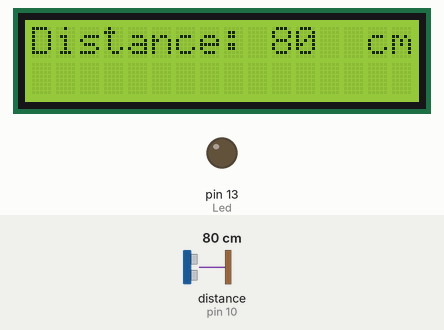
Simulated run of this sketch. Board: Arduino Uno, built with avr-gcc and run on an emulated ATmega328P. On the bench: 16×2 character LCD, output pins drawn as LEDs (lit = HIGH). Wiring (inferred from the names in the program): ultrasonic range finder: trigger pin 9; echo pin 10. The test bench sets the inputs (shaded band); at power-on: distance to the obstacle (sensor on pin 10) 80 cm. The echo pulse lasts 58.3 µs per cm; pins used as bus, display or sensor lines are not drawn; what the sketch prints to the serial monitor is not drawn.

Above: at 1.2 s.
1.3 s: distance to the obstacle (sensor on pin 10) set to 2 cm
At 2.7 s:
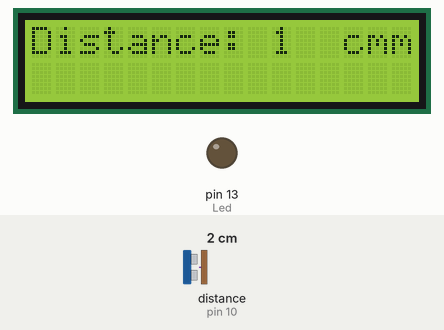
3.2 s: distance to the obstacle (sensor on pin 10) set to 35 cm
At 4.6 s:
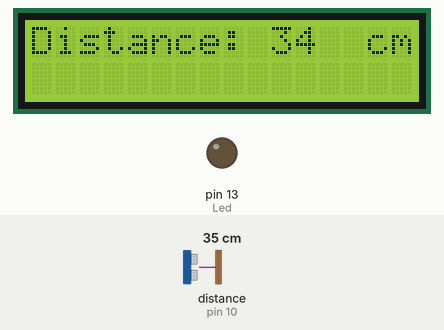
4.9 s: distance to the obstacle (sensor on pin 10) set to 4 cm
At 5.8 s:
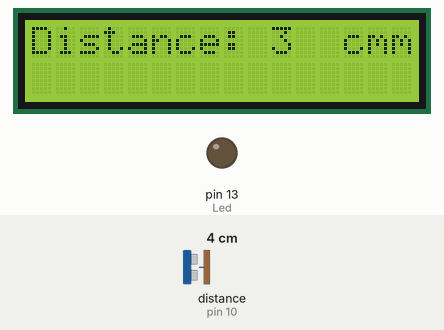
6.5 s: distance to the obstacle (sensor on pin 10) set to 9 cm
At 7.0 s:
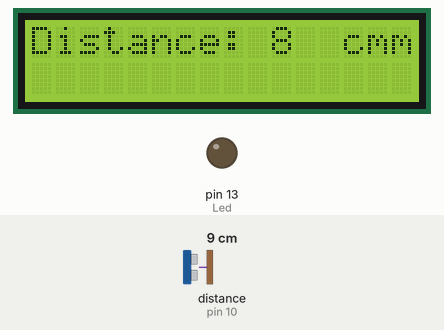
Timing chart, 0 to 9.1 s (numbered marks = the images above; inputs shaded):
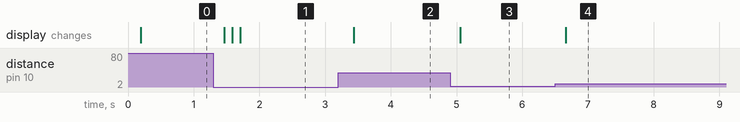

Measured:
- after the input at 1.3 s, the display: changes after 0.16 s (image 1)
- after the input at 3.2 s, the display: changes after 0.23 s (image 2)
- after the input at 4.9 s, the display: changes after 0.16 s (image 3)
- after the input at 6.5 s, the display: changes after 0.16 s (image 4)

The sketch:

ultra_sonic_with_LCD.ino
```cpp
#include <LiquidCrystal.h>;

LiquidCrystal lcd(1,2,4,5,6,7);

const int trigPin=9;
const int echoPin=10;

int Led= 13;

long duration;
int distance;


void setup() {
  lcd.begin (16,2);
  pinMode (Led, OUTPUT);
  pinMode (trigPin, OUTPUT);
  pinMode (echoPin, INPUT);
  Serial.begin (9600);

}

void loop()
{


  digitalWrite (trigPin,LOW);
  delayMicroseconds (2);

  digitalWrite (trigPin, HIGH);
  delayMicroseconds (10);
  digitalWrite (trigPin, LOW);

  duration = pulseIn (echoPin, HIGH);
  distance = duration/58   ;

  Serial.print ("Distance: ");
  Serial.print (distance);
  Serial.println (" cm");
  delay (120);

  lcd.setCursor(0,0); // Sets the location at which subsequent text written to the LCD will be displayed
  lcd.print("Distance: "); // Prints string "Distance" on the LCD
  lcd.print(distance); // Prints the distance value from the sensor
  lcd.print("  cm");


}
```
